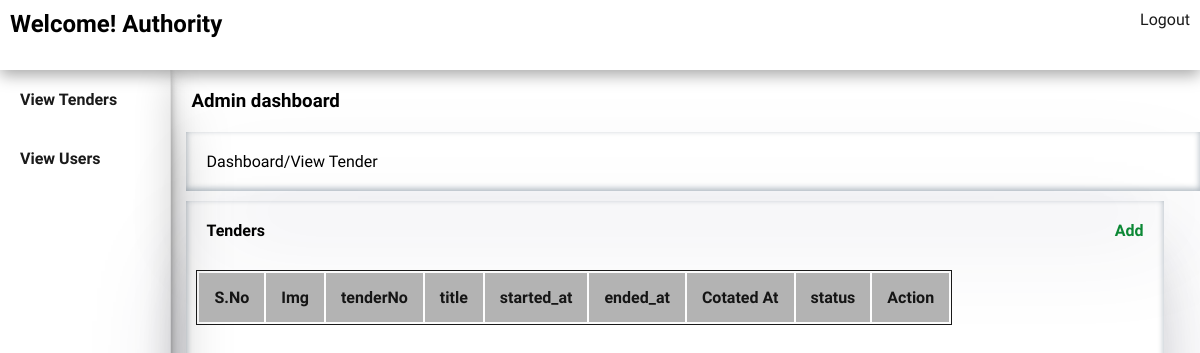
The app's page /viewTenderList/, older data.
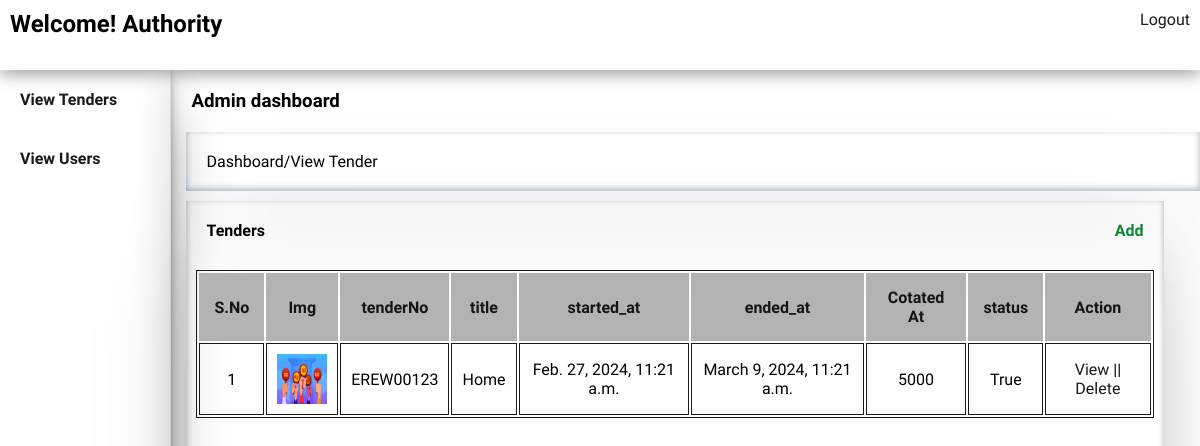
The same page, newer data.
### eadmin/models.py (models this page shows)
class tender(models.Model):
    title = models.CharField(max_length=100,null=False, blank=False)
    started_at = models.DateTimeField()
    ended_at = models.DateTimeField()
    img = models.ImageField(upload_to=getFile,null=True,blank=True)
    created_at=models.DateTimeField(auto_now_add=True)
    tenderNo = models.CharField(max_length=100,null=False,blank=False)
    status=  models.BooleanField(default=True)
    winnerid=  models.IntegerField(default=0)
    blockid=  models.IntegerField(default=0)
    initalCotation = models.CharField(max_length=100,null=False,blank=False,default=0)

### eadmin/views.py (the view)
# urls.py: path("viewTenderList/",views.viewTenderList, name="viewTenderList"),
def viewTenderList(request):
    tenders = getattr(request, 'tenderList', None)
    return render(request,"e-admin/viewTenderList.html",{"tenderlist":tenders})

### eadmin/BlockchainMiddleWare.py (called while the page is built)
    def __call__(self, request):
        tender_id = request.GET.get('tender_id', None)  # Assuming the tenderid is passed via GET parameter
        block_list = None
        if tender_id:
            block_list = Blockchain.objects.filter(tenderid=tender_id)
            request.block_list = block_list
        else:
            request.block_list = None
        response = self.get_response(request)
        return response

### eadmin/tenderMiddleware.py (called while the page is built)
    def __call__(self, request):
        tenderList = None
        getTender = tender.objects.filter(status=True)
        request.tenderList = getTender
        response = self.get_response(request)
        return response

### eadmin/userMiddleWare.py (called while the page is built)
    def __call__(self, request):
        userList = None
        getUsers = particpants.objects.all()
        request.userList = getUsers
        response = self.get_response(request)
        return response

### templates/e-admin/viewTenderList.html
{% extends 'e-admin/layout.html' %}
{% load static %}
{% block content %}
<div class="bid_container">
    <h1>Admin dashboard</h1>
    <p class="breadcrump">Dashboard/View Tender</p>
    <section class="mainTender">
        <div class="tenderCC">
            <h1>Tenders</h1>
            <a href="{% url 'authority_newTender' %}">Add</a>
        </div>
        <table>
            <thead>
                <th>S.No</th>
                <th>Img</th>
                <th>tenderNo</th>
                <th>title</th>
                <th>started_at</th>
                <th>ended_at</th>
                <th>Cotated At</th>
                <th>status</th>
                <th>Action</th>
            </thead>
            <tbody>
                {% for tender in tenderlist %}
                <tr>
                    <td>{{forloop.counter}}</td>
                    <td><img src="{% static  tender.img  %}" alt="" height="50px" width="50px"></td>
                    <td>{{tender.tenderNo}}</td>
                    <td>{{tender.title}}</td>
                    <td>{{tender.started_at}}</td>
                    <td>{{tender.ended_at}}</td>
                    <td>{{tender.initalCotation}}</td>
                    <td>{{tender.status}}</td>
                    <td>  <a href="{% url 'adminGetBidInfo' tender_id=tender.id %}" >View</a> || <a href="{% url 'deleteTender' tender_id=tender.id %}" >Delete</a></td>
                </tr>
                {% endfor %}
            </tbody>
        </table>
    </section>
</div>
{% endblock%}

Row changes from the older to the newer data that the page shows:
added tender: img (picture), tenderNo "EREW00123", title "Home", started_at "Feb. 27, 2024, 11:21 a.m.", ended_at "March 9, 2024, 11:21 a.m.", initalCotation "5000", status "True"
